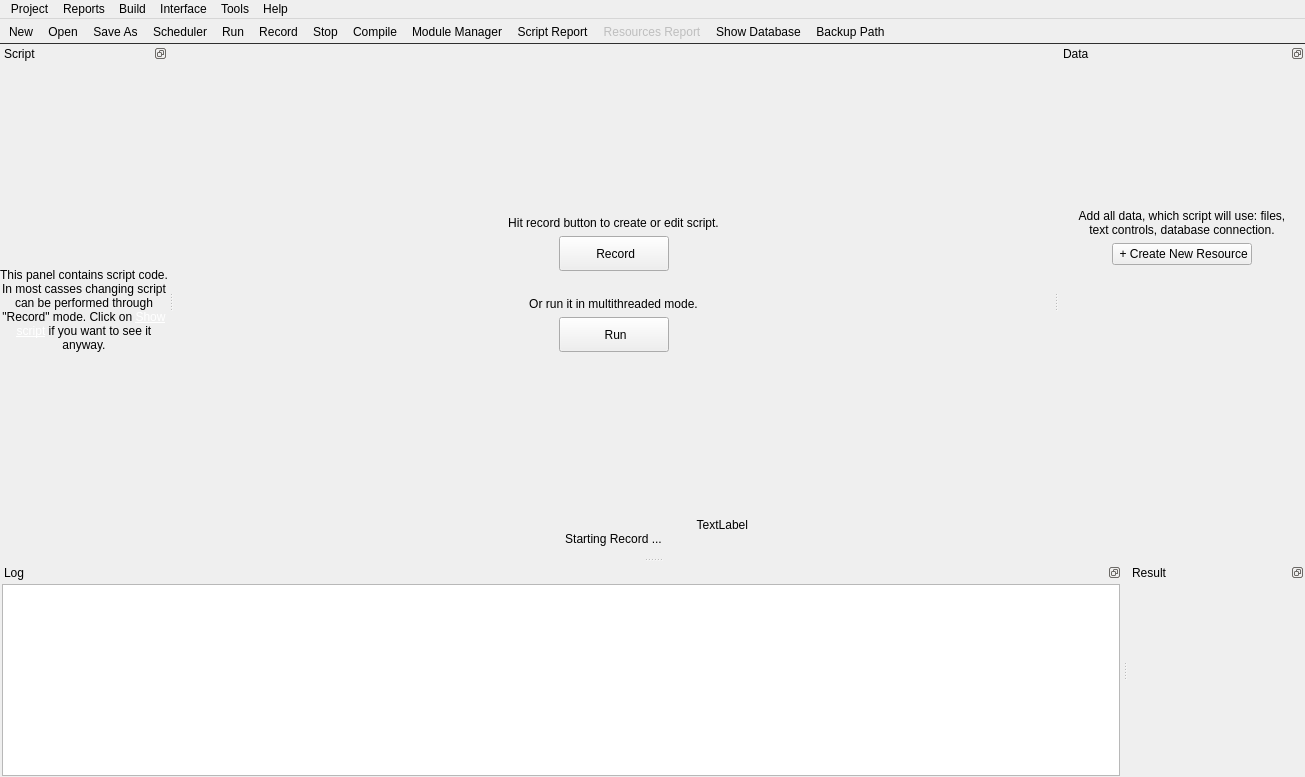
<?xml version="1.0" encoding="UTF-8"?>
<ui version="4.0">
 <class>MainWindow</class>
 <widget class="QMainWindow" name="MainWindow">
  <property name="geometry">
   <rect>
    <x>0</x>
    <y>0</y>
    <width>1305</width>
    <height>777</height>
   </rect>
  </property>
  <property name="windowTitle">
   <string notr="true">Browser Automation Studio</string>
  </property>
  <property name="windowIcon">
   <iconset resource="studio.qrc">
    <normaloff>:/studio/images/Logo.png</normaloff>:/studio/images/Logo.png</iconset>
  </property>
  <property name="dockNestingEnabled">
   <bool>false</bool>
  </property>
  <property name="dockOptions">
   <set>QMainWindow::ForceTabbedDocks</set>
  </property>
  <widget class="QWidget" name="centralWidget">
   <layout class="QVBoxLayout" name="verticalLayout">
    <property name="spacing">
     <number>0</number>
    </property>
    <item>
     <spacer name="VerticalSpacerRecordButtonUp">
      <property name="orientation">
       <enum>Qt::Vertical</enum>
      </property>
      <property name="sizeHint" stdset="0">
       <size>
        <width>20</width>
        <height>40</height>
       </size>
      </property>
     </spacer>
    </item>
    <item>
     <layout class="QVBoxLayout" name="LayoutBrowserInner">
      <property name="topMargin">
       <number>0</number>
      </property>
     </layout>
    </item>
    <item>
     <widget class="QWidget" name="RecordContent" native="true">
      <property name="minimumSize">
       <size>
        <width>0</width>
        <height>0</height>
       </size>
      </property>
      <layout class="QVBoxLayout" name="verticalLayout_3">
       <property name="spacing">
        <number>0</number>
       </property>
       <property name="leftMargin">
        <number>0</number>
       </property>
       <property name="topMargin">
        <number>0</number>
       </property>
       <property name="rightMargin">
        <number>0</number>
       </property>
       <property name="bottomMargin">
        <number>0</number>
       </property>
       <item>
        <layout class="QVBoxLayout" name="LayoutBrowser">
         <property name="spacing">
          <number>6</number>
         </property>
         <property name="topMargin">
          <number>0</number>
         </property>
         <item>
          <layout class="QVBoxLayout" name="verticalLayout_2">
           <property name="topMargin">
            <number>0</number>
           </property>
           <item>
            <widget class="QLabel" name="LabelBrowserHelper">
             <property name="sizePolicy">
              <sizepolicy hsizetype="Preferred" vsizetype="Maximum">
               <horstretch>0</horstretch>
               <verstretch>0</verstretch>
              </sizepolicy>
             </property>
             <property name="text">
         <string>&lt;html&gt;&lt;head/&gt;&lt;body&gt;&lt;p&gt;&lt;img src=&quot;:/engine/images/question_important.png&quot;/&gt; Hit record button to create or edit script.&lt;/p&gt;&lt;/body&gt;&lt;/html&gt;</string>
             </property>
             <property name="textFormat">
              <enum>Qt::RichText</enum>
             </property>
             <property name="pixmap">
              <pixmap resource="studio.qrc">:/studio/images/question.png</pixmap>
             </property>
             <property name="scaledContents">
              <bool>false</bool>
             </property>
             <property name="alignment">
              <set>Qt::AlignHCenter|Qt::AlignTop</set>
             </property>
             <property name="wordWrap">
              <bool>true</bool>
             </property>
             <property name="margin">
              <number>10</number>
             </property>
            </widget>
           </item>
          </layout>
         </item>
         <item>
          <layout class="QHBoxLayout" name="horizontalLayout_3">
           <property name="topMargin">
            <number>0</number>
           </property>
           <item>
            <spacer name="horizontalSpacer_3">
             <property name="orientation">
              <enum>Qt::Horizontal</enum>
             </property>
             <property name="sizeType">
              <enum>QSizePolicy::Expanding</enum>
             </property>
             <property name="sizeHint" stdset="0">
              <size>
               <width>20</width>
               <height>20</height>
              </size>
             </property>
            </spacer>
           </item>
           <item>
            <widget class="QPushButton" name="RecordButton">
             <property name="minimumSize">
              <size>
               <width>110</width>
               <height>35</height>
              </size>
             </property>
             <property name="maximumSize">
              <size>
               <width>9999</width>
               <height>9999</height>
              </size>
             </property>
             <property name="text">
              <string> Record</string>
             </property>
             <property name="icon">
              <iconset resource="studio.qrc">
               <normaloff>:/studio/images/Record.png</normaloff>:/studio/images/Record.png</iconset>
             </property>
             <property name="iconSize">
              <size>
               <width>20</width>
               <height>20</height>
              </size>
             </property>
            </widget>
           </item>
           <item>
            <spacer name="horizontalSpacer_2">
             <property name="orientation">
              <enum>Qt::Horizontal</enum>
             </property>
             <property name="sizeHint" stdset="0">
              <size>
               <width>40</width>
               <height>20</height>
              </size>
             </property>
            </spacer>
           </item>
          </layout>
         </item>
         <item>
          <layout class="QVBoxLayout" name="LayoutRunLabel">
           <property name="topMargin">
            <number>20</number>
           </property>
           <item>
            <widget class="QLabel" name="LabelRunHelper">
             <property name="text">
              <string>&lt;html&gt;&lt;head/&gt;&lt;body&gt;&lt;p&gt;&lt;img src=&quot;:/studio/images/question.png&quot;/&gt; Or run it in multithreaded mode.&lt;/p&gt;&lt;/body&gt;&lt;/html&gt;</string>
             </property>
             <property name="alignment">
              <set>Qt::AlignCenter</set>
             </property>
             <property name="wordWrap">
              <bool>true</bool>
             </property>
             <property name="margin">
              <number>10</number>
             </property>
            </widget>
           </item>
          </layout>
         </item>
         <item>
          <layout class="QHBoxLayout" name="horizontalLayout">
           <property name="topMargin">
            <number>0</number>
           </property>
           <item>
            <spacer name="horizontalSpacer_5">
             <property name="orientation">
              <enum>Qt::Horizontal</enum>
             </property>
             <property name="sizeHint" stdset="0">
              <size>
               <width>40</width>
               <height>20</height>
              </size>
             </property>
            </spacer>
           </item>
           <item>
            <widget class="QPushButton" name="RunButton">
             <property name="minimumSize">
              <size>
               <width>110</width>
               <height>35</height>
              </size>
             </property>
             <property name="text">
              <string> Run</string>
             </property>
             <property name="icon">
              <iconset resource="studio.qrc">
               <normaloff>:/studio/images/start.png</normaloff>:/studio/images/start.png</iconset>
             </property>
             <property name="iconSize">
              <size>
               <width>20</width>
               <height>20</height>
              </size>
             </property>
             <property name="flat">
              <bool>false</bool>
             </property>
            </widget>
           </item>
           <item>
            <spacer name="horizontalSpacer_6">
             <property name="orientation">
              <enum>Qt::Horizontal</enum>
             </property>
             <property name="sizeHint" stdset="0">
              <size>
               <width>40</width>
               <height>20</height>
              </size>
             </property>
            </spacer>
           </item>
          </layout>
         </item>
         <item>
          <widget class="RecentsWidget" name="Recents" native="true"/>
         </item>
        </layout>
       </item>
      </layout>
     </widget>
    </item>
    <item>
     <spacer name="verticalSpacer">
      <property name="orientation">
       <enum>Qt::Vertical</enum>
      </property>
      <property name="sizeHint" stdset="0">
       <size>
        <width>20</width>
        <height>40</height>
       </size>
      </property>
     </spacer>
    </item>
    <item>
     <layout class="QHBoxLayout" name="horizontalLayout_2">
      <property name="sizeConstraint">
       <enum>QLayout::SetDefaultConstraint</enum>
      </property>
      <property name="topMargin">
       <number>0</number>
      </property>
      <item>
       <spacer name="StatusLeft">
        <property name="orientation">
         <enum>Qt::Horizontal</enum>
        </property>
        <property name="sizeHint" stdset="0">
         <size>
          <width>40</width>
          <height>0</height>
         </size>
        </property>
       </spacer>
      </item>
      <item>
       <widget class="QLabel" name="LabelStatusText">
        <property name="sizePolicy">
         <sizepolicy hsizetype="Preferred" vsizetype="Minimum">
          <horstretch>0</horstretch>
          <verstretch>0</verstretch>
         </sizepolicy>
        </property>
        <property name="minimumSize">
         <size>
          <width>400</width>
          <height>0</height>
         </size>
        </property>
        <property name="maximumSize">
         <size>
          <width>16777215</width>
          <height>100</height>
         </size>
        </property>
        <property name="text">
         <string>TextLabel</string>
        </property>
        <property name="scaledContents">
         <bool>false</bool>
        </property>
        <property name="alignment">
         <set>Qt::AlignRight|Qt::AlignTrailing|Qt::AlignVCenter</set>
        </property>
        <property name="wordWrap">
         <bool>true</bool>
        </property>
       </widget>
      </item>
      <item>
       <widget class="QLabel" name="LabelStatus">
        <property name="sizePolicy">
         <sizepolicy hsizetype="Preferred" vsizetype="Minimum">
          <horstretch>0</horstretch>
          <verstretch>0</verstretch>
         </sizepolicy>
        </property>
        <property name="minimumSize">
         <size>
          <width>126</width>
          <height>0</height>
         </size>
        </property>
        <property name="maximumSize">
         <size>
          <width>126</width>
          <height>30</height>
         </size>
        </property>
        <property name="text">
         <string/>
        </property>
        <property name="alignment">
         <set>Qt::AlignRight|Qt::AlignTrailing|Qt::AlignVCenter</set>
        </property>
       </widget>
      </item>
      <item>
       <spacer name="StatusRight">
        <property name="orientation">
         <enum>Qt::Horizontal</enum>
        </property>
        <property name="sizeHint" stdset="0">
         <size>
          <width>40</width>
          <height>0</height>
         </size>
        </property>
       </spacer>
      </item>
     </layout>
    </item>
    <item>
     <layout class="QHBoxLayout" name="horizontalLayout_10">
      <property name="spacing">
       <number>0</number>
      </property>
      <property name="topMargin">
       <number>0</number>
      </property>
      <item>
       <widget class="QLabel" name="StartRecord">
        <property name="sizePolicy">
         <sizepolicy hsizetype="Preferred" vsizetype="Minimum">
          <horstretch>0</horstretch>
          <verstretch>0</verstretch>
         </sizepolicy>
        </property>
        <property name="text">
         <string>Starting Record ...</string>
        </property>
        <property name="alignment">
         <set>Qt::AlignCenter</set>
        </property>
        <property name="margin">
         <number>10</number>
        </property>
       </widget>
      </item>
     </layout>
    </item>
    <item>
     <spacer name="CenterStatus">
      <property name="orientation">
       <enum>Qt::Vertical</enum>
      </property>
      <property name="sizeType">
       <enum>QSizePolicy::Fixed</enum>
      </property>
      <property name="sizeHint" stdset="0">
       <size>
        <width>20</width>
        <height>0</height>
       </size>
      </property>
     </spacer>
    </item>
   </layout>
  </widget>
  <widget class="QMenuBar" name="menuBar">
   <property name="geometry">
    <rect>
     <x>0</x>
     <y>0</y>
     <width>1305</width>
     <height>21</height>
    </rect>
   </property>
   <widget class="QMenu" name="menuProject">
    <property name="title">
     <string>Project</string>
    </property>
    <widget class="QMenu" name="menuSettings">
     <property name="title">
      <string>Settings</string>
     </property>
     <property name="icon">
      <iconset resource="studio.qrc">
       <normaloff>:/studio/images/settings.png</normaloff>:/studio/images/settings.png</iconset>
     </property>
     <addaction name="actionInterface_language"/>
     <addaction name="actionLog_Location_Chooser"/>
    </widget>
    <addaction name="actionNew"/>
    <addaction name="actionOpen"/>
    <addaction name="actionOpenUrl"/>
    <addaction name="actionSave"/>
    <addaction name="actionSave_As"/>
    <addaction name="separator"/>
    <addaction name="actionShow_Database"/>
    <addaction name="separator"/>
    <addaction name="menuSettings"/>
    <addaction name="actionBackup_Path"/>
    <addaction name="separator"/>
    <addaction name="actionLocalization"/>
    <addaction name="separator"/>
    <addaction name="actionExit"/>
   </widget>
   <widget class="QMenu" name="menuBuild">
    <property name="title">
     <string>Build</string>
    </property>
    <addaction name="actionCompile"/>
    <addaction name="actionRun"/>
    <addaction name="actionStop"/>
   </widget>
   <widget class="QMenu" name="menuHelp">
    <property name="title">
     <string>Help</string>
    </property>
    <addaction name="actionAbout_Engine"/>
    <addaction name="actionModules_Manager"/>
   </widget>
   <widget class="QMenu" name="menuReports">
    <property name="title">
     <string>Reports</string>
    </property>
    <addaction name="actionShow_Report"/>
    <addaction name="actionResourcesReport"/>
    <addaction name="actionShow_Profiler"/>
    <addaction name="actionHTTP_Sniffer"/>
   </widget>
   <widget class="QMenu" name="menuTools">
    <property name="title">
     <string>Tools</string>
    </property>
    <addaction name="actionRegexp_Constructor"/>
    <addaction name="actionScheduler"/>
    <addaction name="actionFingerprint_Switcher"/>
    <addaction name="actionDebug_Version"/>
   </widget>
   <widget class="QMenu" name="menuInterface">
    <property name="title">
     <string>Interface</string>
    </property>
    <addaction name="actionRestoreOriginal"/>
   </widget>
   <addaction name="menuProject"/>
   <addaction name="menuReports"/>
   <addaction name="menuBuild"/>
   <addaction name="menuInterface"/>
   <addaction name="menuTools"/>
   <addaction name="menuHelp"/>
  </widget>
  <widget class="QToolBar" name="toolBar">
   <property name="maximumSize">
    <size>
     <width>16777215</width>
     <height>16777215</height>
    </size>
   </property>
   <property name="windowTitle">
    <string>toolBar</string>
   </property>
   <property name="styleSheet">
    <string notr="true">QToolBar{border-bottom:1px solid #2f2f2f;}</string>
   </property>
   <property name="movable">
    <bool>false</bool>
   </property>
   <property name="iconSize">
    <size>
     <width>20</width>
     <height>20</height>
    </size>
   </property>
   <property name="toolButtonStyle">
    <enum>Qt::ToolButtonTextBesideIcon</enum>
   </property>
   <property name="floatable">
    <bool>false</bool>
   </property>
   <attribute name="toolBarArea">
    <enum>TopToolBarArea</enum>
   </attribute>
   <attribute name="toolBarBreak">
    <bool>false</bool>
   </attribute>
   <addaction name="actionNew"/>
   <addaction name="actionOpen"/>
   <addaction name="actionSave_As"/>
   <addaction name="actionScheduler"/>
   <addaction name="actionRun"/>
   <addaction name="actionRecord"/>
   <addaction name="actionStop"/>
   <addaction name="actionCompile"/>
   <addaction name="actionModules_Manager"/>
   <addaction name="actionShow_Report"/>
   <addaction name="actionResourcesReport"/>
   <addaction name="actionShow_Database"/>
   <addaction name="actionBackup_Path"/>
  </widget>
  <widget class="QDockWidget" name="dockWidgetData">
   <property name="minimumSize">
    <size>
     <width>88</width>
     <height>107</height>
    </size>
   </property>
   <property name="features">
    <set>QDockWidget::DockWidgetFloatable|QDockWidget::DockWidgetMovable</set>
   </property>
   <property name="windowTitle">
    <string>Data</string>
   </property>
   <attribute name="dockWidgetArea">
    <number>2</number>
   </attribute>
   <widget class="QWidget" name="dockWidgetContents_2">
    <property name="sizePolicy">
     <sizepolicy hsizetype="Preferred" vsizetype="Preferred">
      <horstretch>0</horstretch>
      <verstretch>0</verstretch>
     </sizepolicy>
    </property>
    <property name="minimumSize">
     <size>
      <width>0</width>
      <height>0</height>
     </size>
    </property>
    <property name="sizeIncrement">
     <size>
      <width>800</width>
      <height>0</height>
     </size>
    </property>
    <property name="baseSize">
     <size>
      <width>0</width>
      <height>0</height>
     </size>
    </property>
    <layout class="QHBoxLayout" name="horizontalLayout_6">
     <property name="spacing">
      <number>0</number>
     </property>
     <property name="leftMargin">
      <number>2</number>
     </property>
     <property name="topMargin">
      <number>2</number>
     </property>
     <property name="rightMargin">
      <number>2</number>
     </property>
     <property name="bottomMargin">
      <number>2</number>
     </property>
     <item>
      <widget class="QScrollArea" name="scrollArea">
       <property name="styleSheet">
        <string notr="true"/>
       </property>
       <property name="frameShape">
        <enum>QFrame::NoFrame</enum>
       </property>
       <property name="widgetResizable">
        <bool>true</bool>
       </property>
       <widget class="QWidget" name="scrollAreaWidgetContents">
        <property name="geometry">
         <rect>
          <x>0</x>
          <y>0</y>
          <width>241</width>
          <height>470</height>
         </rect>
        </property>
        <layout class="QHBoxLayout" name="horizontalLayout_4">
         <item>
          <layout class="QVBoxLayout" name="verticalLayout_6">
           <property name="spacing">
            <number>6</number>
           </property>
           <property name="topMargin">
            <number>0</number>
           </property>
           <item>
            <spacer name="SpacerResourcesTop">
             <property name="orientation">
              <enum>Qt::Vertical</enum>
             </property>
             <property name="sizeHint" stdset="0">
              <size>
               <width>20</width>
               <height>40</height>
              </size>
             </property>
            </spacer>
           </item>
           <item>
            <widget class="QLabel" name="label">
             <property name="sizePolicy">
              <sizepolicy hsizetype="Preferred" vsizetype="Maximum">
               <horstretch>0</horstretch>
               <verstretch>0</verstretch>
              </sizepolicy>
             </property>
             <property name="text">
              <string>&lt;html&gt;&lt;head/&gt;&lt;body&gt;&lt;p&gt;&lt;img src=&quot;:/engine/images/question.png&quot;/&gt; Add all data, which script will use: files, text controls, database connection.&lt;/p&gt;&lt;/body&gt;&lt;/html&gt;</string>
             </property>
             <property name="textFormat">
              <enum>Qt::RichText</enum>
             </property>
             <property name="pixmap">
              <pixmap resource="../Engine/engine.qrc">:/engine/images/question.png</pixmap>
             </property>
             <property name="alignment">
              <set>Qt::AlignHCenter|Qt::AlignTop</set>
             </property>
             <property name="wordWrap">
              <bool>true</bool>
             </property>
             <property name="margin">
              <number>3</number>
             </property>
            </widget>
           </item>
           <item>
            <layout class="QHBoxLayout" name="horizontalLayout_5">
             <property name="bottomMargin">
              <number>6</number>
             </property>
             <item>
              <spacer name="horizontalSpacer_4">
               <property name="orientation">
                <enum>Qt::Horizontal</enum>
               </property>
               <property name="sizeHint" stdset="0">
                <size>
                 <width>40</width>
                 <height>20</height>
                </size>
               </property>
              </spacer>
             </item>
             <item>
              <widget class="QPushButton" name="ButtonAddNewResource">
               <property name="text">
                <string> + Create New Resource</string>
               </property>
              </widget>
             </item>
             <item>
              <spacer name="horizontalSpacer">
               <property name="orientation">
                <enum>Qt::Horizontal</enum>
               </property>
               <property name="sizeHint" stdset="0">
                <size>
                 <width>40</width>
                 <height>20</height>
                </size>
               </property>
              </spacer>
             </item>
            </layout>
           </item>
           <item>
            <spacer name="SpacerResourcesBottom">
             <property name="orientation">
              <enum>Qt::Vertical</enum>
             </property>
             <property name="sizeHint" stdset="0">
              <size>
               <width>20</width>
               <height>40</height>
              </size>
             </property>
            </spacer>
           </item>
           <item>
            <widget class="QWidget" name="DataWidget" native="true">
             <property name="sizePolicy">
              <sizepolicy hsizetype="Preferred" vsizetype="MinimumExpanding">
               <horstretch>0</horstretch>
               <verstretch>0</verstretch>
              </sizepolicy>
             </property>
            </widget>
           </item>
          </layout>
         </item>
        </layout>
       </widget>
      </widget>
     </item>
    </layout>
   </widget>
  </widget>
  <widget class="QDockWidget" name="dockWidgetScript">
   <property name="features">
    <set>QDockWidget::DockWidgetFloatable|QDockWidget::DockWidgetMovable</set>
   </property>
   <property name="windowTitle">
    <string>Script</string>
   </property>
   <attribute name="dockWidgetArea">
    <number>1</number>
   </attribute>
   <widget class="QWidget" name="dockWidgetContents_4">
    <layout class="QHBoxLayout" name="horizontalLayout_7">
     <property name="spacing">
      <number>0</number>
     </property>
     <property name="leftMargin">
      <number>0</number>
     </property>
     <property name="topMargin">
      <number>0</number>
     </property>
     <property name="rightMargin">
      <number>0</number>
     </property>
     <property name="bottomMargin">
      <number>0</number>
     </property>
     <item>
      <layout class="QVBoxLayout" name="ScriptLayout">
       <property name="spacing">
        <number>0</number>
       </property>
       <item>
        <widget class="QLabel" name="ScriptLabel">
         <property name="text">
          <string>&lt;html&gt;&lt;head/&gt;&lt;body&gt;&lt;p&gt;&lt;img src=&quot;:/studio/images/question.png&quot;/&gt; This panel contains script code. In most casses changing script can be performed through &quot;Record&quot; mode. Click on &lt;a href='open://script' style='color:white'&gt;Show script&lt;/a&gt; if you want to see it anyway.&lt;/p&gt;&lt;/body&gt;&lt;/html&gt;</string>
         </property>
         <property name="alignment">
          <set>Qt::AlignCenter</set>
         </property>
         <property name="wordWrap">
          <bool>true</bool>
         </property>
         <property name="margin">
          <number>10</number>
         </property>
        </widget>
       </item>
      </layout>
     </item>
    </layout>
   </widget>
  </widget>
  <widget class="QDockWidget" name="dockWidgetOutput">
   <property name="features">
    <set>QDockWidget::DockWidgetFloatable|QDockWidget::DockWidgetMovable</set>
   </property>
   <property name="windowTitle">
    <string>Log</string>
   </property>
   <attribute name="dockWidgetArea">
    <number>8</number>
   </attribute>
   <widget class="QWidget" name="DockLog">
    <layout class="QHBoxLayout" name="horizontalLayout_8">
     <property name="spacing">
      <number>2</number>
     </property>
     <property name="leftMargin">
      <number>2</number>
     </property>
     <property name="topMargin">
      <number>2</number>
     </property>
     <property name="rightMargin">
      <number>2</number>
     </property>
     <property name="bottomMargin">
      <number>1</number>
     </property>
     <item>
      <widget class="QTextBrowser" name="EditOutput">
       <property name="lineWrapMode">
        <enum>QTextEdit::NoWrap</enum>
       </property>
       <property name="readOnly">
        <bool>true</bool>
       </property>
       <property name="acceptRichText">
        <bool>true</bool>
       </property>
       <property name="openExternalLinks">
        <bool>true</bool>
       </property>
      </widget>
     </item>
    </layout>
   </widget>
  </widget>
  <widget class="QDockWidget" name="dockWidgetResult">
   <property name="features">
    <set>QDockWidget::DockWidgetFloatable|QDockWidget::DockWidgetMovable</set>
   </property>
   <property name="windowTitle">
    <string>Result</string>
   </property>
   <attribute name="dockWidgetArea">
    <number>8</number>
   </attribute>
   <widget class="QWidget" name="dockWidgetContents_6">
    <layout class="QHBoxLayout" name="horizontalLayout_9">
     <property name="spacing">
      <number>1</number>
     </property>
     <property name="leftMargin">
      <number>2</number>
     </property>
     <property name="topMargin">
      <number>2</number>
     </property>
     <property name="rightMargin">
      <number>2</number>
     </property>
     <property name="bottomMargin">
      <number>2</number>
     </property>
    </layout>
   </widget>
  </widget>
  <action name="actionNew">
   <property name="icon">
    <iconset resource="studio.qrc">
     <normaloff>:/studio/images/new.png</normaloff>:/studio/images/new.png</iconset>
   </property>
   <property name="text">
    <string>New</string>
   </property>
   <property name="shortcut">
    <string>Ctrl+N</string>
   </property>
  </action>
  <action name="actionOpen">
   <property name="icon">
    <iconset resource="studio.qrc">
     <normaloff>:/studio/images/open.png</normaloff>:/studio/images/open.png</iconset>
   </property>
   <property name="text">
    <string>Open</string>
   </property>
   <property name="shortcut">
    <string>Ctrl+O</string>
   </property>
  </action>
  <action name="actionSave">
   <property name="icon">
    <iconset resource="studio.qrc">
     <normaloff>:/studio/images/save.png</normaloff>:/studio/images/save.png</iconset>
   </property>
   <property name="text">
    <string>Save</string>
   </property>
   <property name="shortcut">
    <string>Ctrl+S</string>
   </property>
  </action>
  <action name="actionExit">
   <property name="text">
    <string>Exit</string>
   </property>
   <property name="shortcut">
    <string>Ctrl+Q</string>
   </property>
  </action>
  <action name="actionCompile">
   <property name="icon">
    <iconset resource="studio.qrc">
     <normaloff>:/studio/images/box.png</normaloff>:/studio/images/box.png</iconset>
   </property>
   <property name="text">
    <string>Compile</string>
   </property>
   <property name="shortcut">
    <string>Ctrl+F5</string>
   </property>
  </action>
  <action name="actionRun">
   <property name="icon">
    <iconset resource="studio.qrc">
     <normaloff>:/studio/images/start.png</normaloff>:/studio/images/start.png</iconset>
   </property>
   <property name="text">
    <string>Run</string>
   </property>
   <property name="shortcut">
    <string>F5</string>
   </property>
  </action>
  <action name="actionStop">
   <property name="icon">
    <iconset resource="studio.qrc">
     <normaloff>:/studio/images/stop.png</normaloff>:/studio/images/stop.png</iconset>
   </property>
   <property name="text">
    <string>Stop</string>
   </property>
  </action>
  <action name="actionSave_As">
   <property name="icon">
    <iconset resource="studio.qrc">
     <normaloff>:/studio/images/saveas.png</normaloff>:/studio/images/saveas.png</iconset>
   </property>
   <property name="text">
    <string>Save As</string>
   </property>
  </action>
  <action name="actionTest">
   <property name="text">
    <string>test</string>
   </property>
  </action>
  <action name="actionAbout_Engine">
   <property name="icon">
    <iconset resource="studio.qrc">
     <normaloff>:/studio/images/Logo.png</normaloff>:/studio/images/Logo.png</iconset>
   </property>
   <property name="text">
    <string>About Engine</string>
   </property>
  </action>
  <action name="actionAbout_Qt">
   <property name="text">
    <string>About Qt</string>
   </property>
  </action>
  <action name="actionDocumentation">
   <property name="icon">
    <iconset resource="studio.qrc">
     <normaloff>:/studio/images/question.png</normaloff>:/studio/images/question.png</iconset>
   </property>
   <property name="text">
    <string>Documentation</string>
   </property>
  </action>
  <action name="actionLocalization">
   <property name="icon">
    <iconset resource="studio.qrc">
     <normaloff>:/studio/images/language.png</normaloff>:/studio/images/language.png</iconset>
   </property>
   <property name="text">
    <string>Localization</string>
   </property>
  </action>
  <action name="actionInterface_language">
   <property name="icon">
    <iconset resource="studio.qrc">
     <normaloff>:/studio/images/language.png</normaloff>:/studio/images/language.png</iconset>
   </property>
   <property name="text">
    <string>Interface Language</string>
   </property>
  </action>
  <action name="actionShow_Report">
   <property name="icon">
    <iconset resource="../Engine/engine.qrc">
     <normaloff>:/engine/images/report.png</normaloff>:/engine/images/report.png</iconset>
   </property>
   <property name="text">
    <string>Script Report</string>
   </property>
  </action>
  <action name="actionLog_Location_Chooser">
   <property name="icon">
    <iconset resource="../Engine/engine.qrc">
     <normaloff>:/engine/images/log.png</normaloff>:/engine/images/log.png</iconset>
   </property>
   <property name="text">
    <string>Log Location Chooser</string>
   </property>
  </action>
  <action name="actionResourcesReport">
   <property name="enabled">
    <bool>false</bool>
   </property>
   <property name="icon">
    <iconset resource="studio.qrc">
     <normaloff>:/studio/images/resources_ok.png</normaloff>:/studio/images/resources_ok.png</iconset>
   </property>
   <property name="text">
    <string>Resources Report</string>
   </property>
   <property name="toolTip">
    <string>Resources Report</string>
   </property>
  </action>
  <action name="actionShow">
   <property name="text">
    <string>Show</string>
   </property>
  </action>
  <action name="actionShow_Database">
   <property name="icon">
    <iconset resource="../Engine/engine.qrc">
     <normaloff>:/engine/images/database.png</normaloff>:/engine/images/database.png</iconset>
   </property>
   <property name="text">
    <string>Show Database</string>
   </property>
  </action>
  <action name="actionEdit_Schema">
   <property name="text">
    <string>Edit Schema</string>
   </property>
  </action>
  <action name="actionDelete_Schema">
   <property name="text">
    <string>Delete Schema</string>
   </property>
  </action>
  <action name="actionRecord">
   <property name="icon">
    <iconset resource="studio.qrc">
     <normaloff>:/studio/images/Record.png</normaloff>:/studio/images/Record.png</iconset>
   </property>
   <property name="text">
    <string>Record</string>
   </property>
  </action>
  <action name="actionModules_Manager">
   <property name="icon">
    <iconset resource="../Engine/engine.qrc">
     <normaloff>:/engine/images/modules.png</normaloff>:/engine/images/modules.png</iconset>
   </property>
   <property name="text">
    <string>Module Manager</string>
   </property>
  </action>
  <action name="actionRegexp_Constructor">
   <property name="text">
    <string>Regular Expression Constructor</string>
   </property>
  </action>
  <action name="actionFingerprint_Switcher">
   <property name="icon">
    <iconset resource="studio.qrc">
     <normaloff>:/studio/images/fingerprint.png</normaloff>:/studio/images/fingerprint.png</iconset>
   </property>
   <property name="text">
    <string>Fingerprint Switcher</string>
   </property>
  </action>
  <action name="actionRestoreOriginal">
   <property name="text">
    <string>Restore Original</string>
   </property>
   <property name="toolTip">
    <string>Restore Original</string>
   </property>
  </action>
  <action name="actionShow_Profiler">
   <property name="text">
    <string>Measure action execution time</string>
   </property>
  </action>
  <action name="actionHTTP_Sniffer">
   <property name="text">
    <string>HTTP Sniffer</string>
   </property>
  </action>
  <action name="actionOpenUrl">
   <property name="icon">
    <iconset resource="studio.qrc">
     <normaloff>:/studio/images/download.png</normaloff>:/studio/images/download.png</iconset>
   </property>
   <property name="text">
    <string>Open From Url</string>
   </property>
  </action>
  <action name="actionScheduler">
   <property name="icon">
    <iconset resource="../Engine/engine.qrc">
     <normaloff>:/engine/images/scheduler.png</normaloff>:/engine/images/scheduler.png</iconset>
   </property>
   <property name="text">
    <string>Scheduler</string>
   </property>
  </action>
  <action name="actionDebug_Version">
   <property name="icon">
    <iconset resource="studio.qrc">
     <normaloff>:/studio/images/bug.png</normaloff>:/studio/images/bug.png</iconset>
   </property>
   <property name="text">
    <string>Debug Version</string>
   </property>
  </action>
  <action name="actionBackup_Path">
   <property name="icon">
    <iconset resource="../Engine/engine.qrc">
     <normaloff>:/engine/images/backup.png</normaloff>:/engine/images/backup.png</iconset>
   </property>
   <property name="text">
    <string>Backup Path</string>
   </property>
   <property name="toolTip">
    <string>Backup Path</string>
   </property>
  </action>
 </widget>
 <layoutdefault spacing="6" margin="11"/>
 <customwidgets>
  <customwidget>
   <class>RecentsWidget</class>
   <extends>QWidget</extends>
   <header>recentswidget.h</header>
   <container>1</container>
  </customwidget>
 </customwidgets>
 <resources>
  <include location="../Engine/engine.qrc"/>
  <include location="studio.qrc"/>
 </resources>
 <connections/>
</ui>
